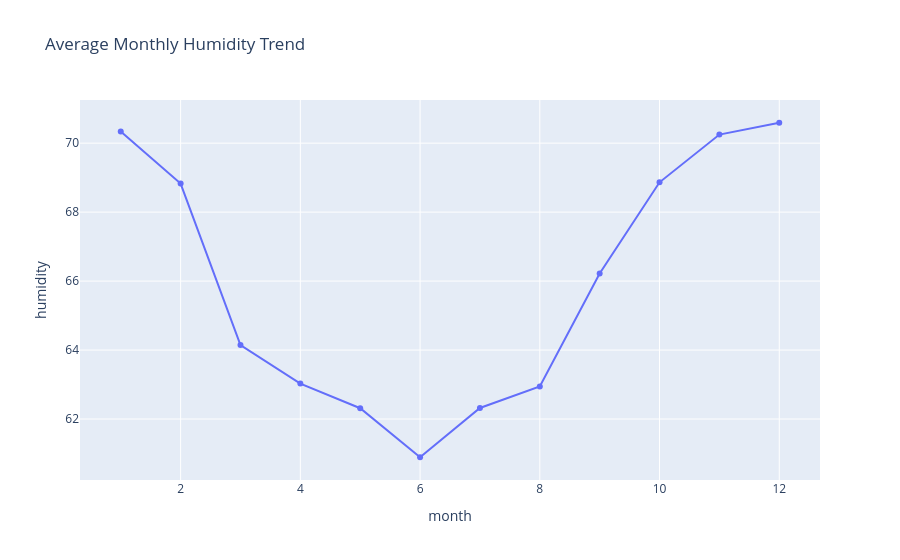

This figure's notebook cell:
### Code cell
#Monthly Humidity
monthly_humidity = df.groupby('month')['humidity'].mean().reset_index()

px.line(monthly_humidity,
        x='month',
        y='humidity',
        title='Average Monthly Humidity Trend',
        markers = True)

### Figure 1 — Plotly figure (JSON) as saved in the notebook; plotly's stock layout.template omitted (floating-point values rounded to 4 significant figures)
{"data": [{"hovertemplate": "month=%{x}<br>humidity=%{y}<extra></extra>", "legendgroup": "", "line": {"color": "#636efa", "dash": "solid"}, "marker": {"symbol": "circle"}, "mode": "lines+markers", "name": "", "orientation": "v", "showlegend": false, "type": "scatter", "x": [1, 2, 3, 4, 5, 6, 7, 8, 9, 10, 11, 12], "xaxis": "x", "y": [70.34, 68.83, 64.14, 63.03, 62.31, 60.89, 62.32, 62.94, 66.22, 68.86, 70.25, 70.59], "yaxis": "y"}], "layout": {"legend": {"tracegroupgap": 0}, "title": {"text": "Average Monthly Humidity Trend"}, "xaxis": {"anchor": "y", "domain": [0, 1], "title": {"text": "month"}}, "yaxis": {"anchor": "x", "domain": [0, 1], "title": {"text": "humidity"}}}}
